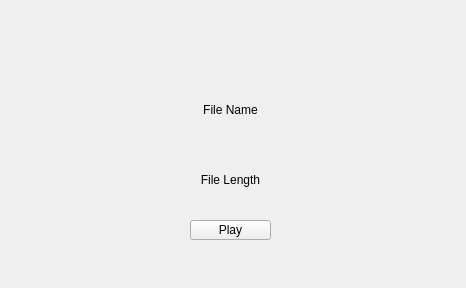
<?xml version="1.0" encoding="UTF-8"?>
<ui version="4.0">
 <class>MainWindow</class>
 <widget class="QMainWindow" name="MainWindow">
  <property name="geometry">
   <rect>
    <x>0</x>
    <y>0</y>
    <width>466</width>
    <height>288</height>
   </rect>
  </property>
  <property name="windowTitle">
   <string>MainWindow</string>
  </property>
  <widget class="QWidget" name="centralwidget">
   <widget class="QPushButton" name="playBtn">
    <property name="geometry">
     <rect>
      <x>190</x>
      <y>220</y>
      <width>81</width>
      <height>20</height>
     </rect>
    </property>
    <property name="text">
     <string>Play</string>
    </property>
   </widget>
   <widget class="QLabel" name="fileName">
    <property name="geometry">
     <rect>
      <x>0</x>
      <y>100</y>
      <width>461</width>
      <height>20</height>
     </rect>
    </property>
    <property name="text">
     <string>File Name</string>
    </property>
    <property name="alignment">
     <set>Qt::AlignmentFlag::AlignCenter</set>
    </property>
   </widget>
   <widget class="QLabel" name="fileLength">
    <property name="geometry">
     <rect>
      <x>0</x>
      <y>170</y>
      <width>461</width>
      <height>20</height>
     </rect>
    </property>
    <property name="text">
     <string>File Length</string>
    </property>
    <property name="alignment">
     <set>Qt::AlignmentFlag::AlignCenter</set>
    </property>
   </widget>
  </widget>
 </widget>
 <resources/>
 <connections/>
</ui>
